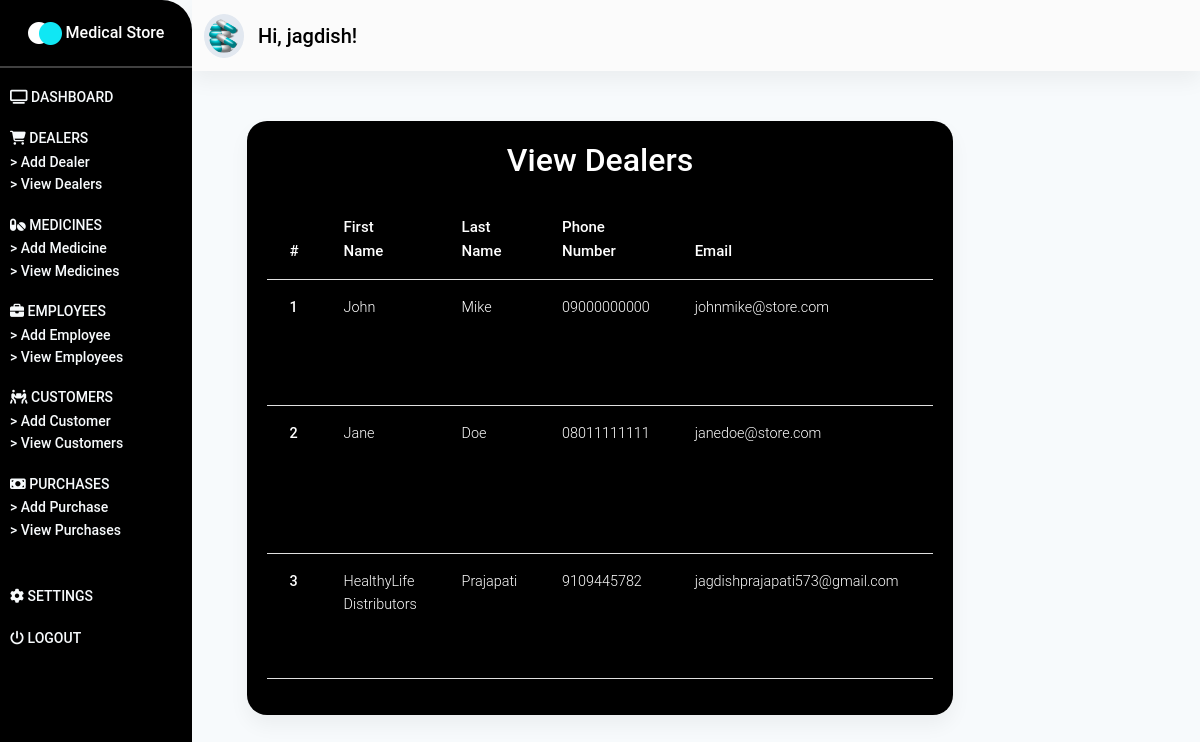
/dealers/ (signed in), run on an earlier commit of the app's database.
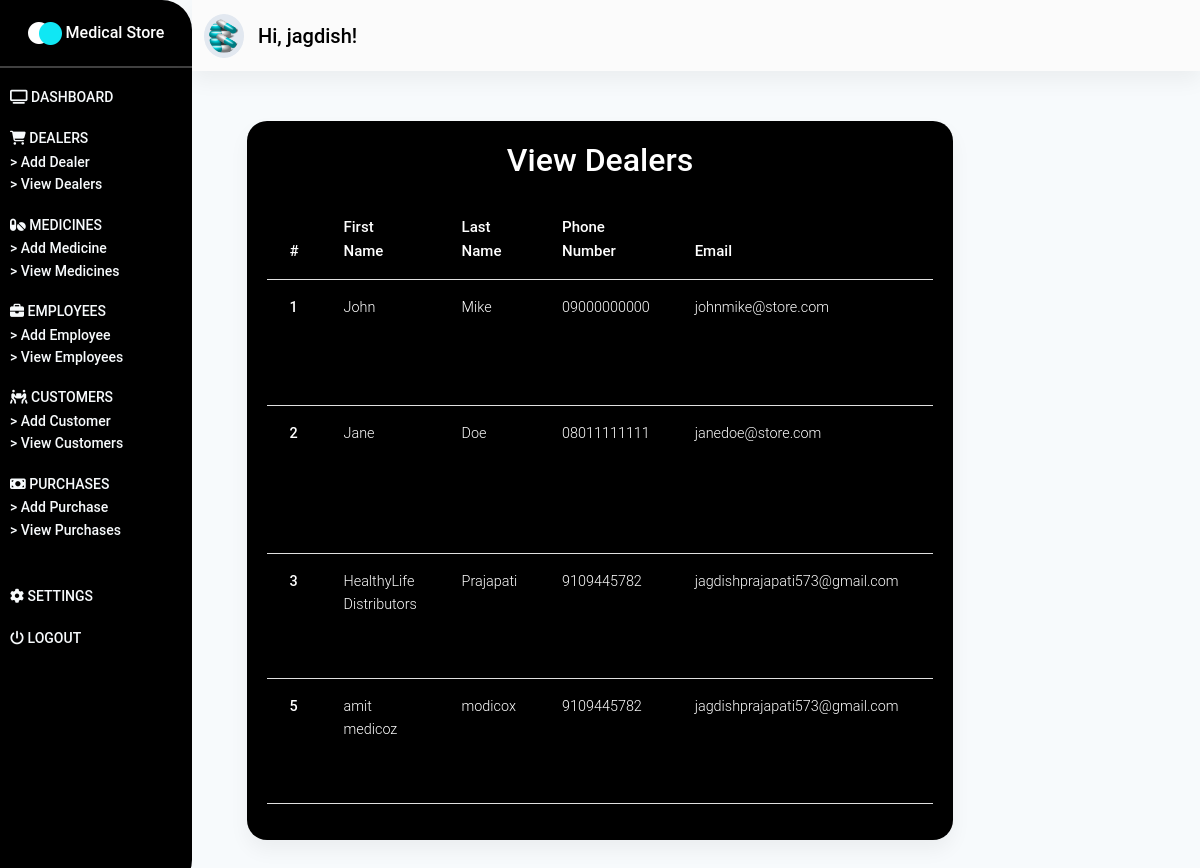
And on a later commit of the database.
### store/models.py (models this page shows, shortened)
class Dealer(models.Model):
    fname = models.CharField(max_length=100)
    lname = models.CharField(max_length=100)
    address = models.TextField()
    phone_number = models.CharField(max_length=15)
    email = models.CharField(max_length=50)
    def get_update_url(self):
        return reverse("store:update-dealer", kwargs={"pk": self.pk})
    def get_delete_url(self):
        return reverse("store:delete-dealer", kwargs={"pk": self.pk})

### store/views.py (the view)
# urls.py: path("dealers/", dealers_page, name="view-dealers"),
@login_required(login_url="/login/")
def dealers_page(request):
    dealers = Dealer.objects.all()
    context = {"dealers": dealers}
    return render(request, "store/view-dealers.html", context)

### store/templates/store/view-dealers.html (shortened to what this page needs)
{% extends 'store/base.html' %}
{% load static %}
{% block content %}
<section id="dashboard_section" class="dashboard_section">
    {% include "store/_dashboard-admin.html" %}
    <div class="container-fluid">
        <div class="add_dealer">
            <div class="dealers__card card">
                <p class="h2">
                    View Dealers
                </p>
                <div class="dealers__table table-responsive">
                    <table class="table">
                        <thead>
                            <tr>
                                <th scope="col">#</th>
                                <th scope="col">First Name</th>
                                <th scope="col">Last Name</th>
                                <th scope="col">Phone Number</th>
                                <th scope="col">Email</th>
                                <th scope="col">Address</th>
                            </tr>
                        </thead>
                        <tbody>
                            {% for dealer in dealers %}
                            <tr>
                                <th scope="row">{{ dealer.id }}</th>
                                <td>{{ dealer.fname }}</td>
                                <td>{{ dealer.lname }}</td>
                                <td>{{ dealer.phone_number }}</td>
                                <td>{{ dealer.email }}</td>
                                <td>{{ dealer.address }}</td>
                            </tr>
                            {% endfor %}
                        </tbody>
                    </table>
                </div>
            </div>
        </div>
    </div>
</section>
{% endblock content %}

### store/templates/store/base.html (shortened to what this page needs)
{% load static %}
<!DOCTYPE html>
<html lang="en">
<head>
    <link rel="stylesheet" href="{% static 'css/mdb.min.css' %}">
    <link rel="stylesheet" href="{% static 'css/animate.css' %}">
    <link rel="stylesheet" href="{% static 'css/styles.css' %}">
</head>
<body>
    {% block content %}{% endblock content %}
</body>
</html>

### store/templates/store/_dashboard-admin.html (shortened to what this page needs)
{% load static %}
<div class="dashboard_header" id="sidebarToggleButton">
    <div class="dasboard_sidebar">
        <nav class="sidenav_bar sidenav-d-none" id="sideNavBar">
            <div class="dashboard_logo">
                <div class="logo_flex">
                    <img src="{% static 'images/logo.png' %}" alt="" class="img-responsive">
                    <span class="text">
                        Medical Store
                    </span>
                </div>
            </div>
            <hr class="hr_sidenav">
            <div class="sidebar_main">
                <ul class="sidebar">
                    <li class="sidebar_item">
                        <a href="{% url 'store:dashboard-admin' %}" class="item_link">
                            <i class="fa fa-television" aria-hidden="true"></i>
                            <span class="item_text sidebar_active">
                                Dashboard
                            </span>
                        </a>
                    </li>
                    <li class="sidebar_item">
                        <a class="item_link" id="dealerID">
                            <i class="fa fa-shopping-cart" aria-hidden="true"></i>
                            <span class="item_text">
                                Dealers
                            </span>
                        </a>
                        <div class="dealer__items" id="dealerItems">
                            <a href="{% url "store:add-dealer" %}" class="dealer__item">
                                > Add Dealer
                            </a>
                            <a href="{% url "store:view-dealers" %}" class="dealer__item">
                                > View Dealers
                            </a>
                        </div>
                    </li>
                    <li class="sidebar_item">
                        <a class="item_link" id="medicineID">
                            <i class="fas fa-pills    "></i>
                            <span class="item_text">
                                Medicines
                            </span>
                        </a>
                        <div class="medicine__items" id="medicineItems">
                            <a href="{% url 'store:add-medicine' %}" class="dealer__item">
                                > Add Medicine
                            </a>
                            <a href="{% url 'store:view-medicines' %}" class="dealer__item">
                                > View Medicines
                            </a>
                        </div>
                    </li>
                    <li class="sidebar_item">
                        <a class="item_link" id="employeeID">
                            <i class="fa fa-briefcase" aria-hidden="true"></i>
                            <span class="item_text">
                                Employees
                            </span>
                        </a>
                        <div class="employee__items" id="employeeItems">
                            <a href="{% url 'store:add-employee' %}" class="dealer__item">
                                > Add Employee
                            </a>
                            <a href="{% url 'store:view-employees' %}" class="dealer__item">
                                > View Employees
                            </a>
                        </div>
                    </li>
                    <li class="sidebar_item">
                        <a class="item_link" id="customerID">
                            <i class="fas fa-people-carry    "></i>
                            <span class="item_text">
                                Customers
                            </span>
                        </a>
                        <div class="customer__items" id="customerItems">
                            <a href="{% url 'store:add-customer' %}" class="dealer__item">
                                > Add Customer
                            </a>
                            <a href="{% url 'store:view-customers' %}" class="dealer__item">
                                > View Customers
                            </a>
                        </div>
                    </li>
                    <li class="sidebar_item" id="purchaseID">
                        <a class="item_link">
                            <i class="fas fa-money-bill    "></i>
                            <span class="item_text">
                                Purchases
                            </span>
                        </a>
                        <div class="purchase__items" id="purchaseItems">
                            <a href="{% url 'store:add-purchase' %}" class="dealer__item">
                                > Add Purchase
                            </a>
                            <a href="{% url 'store:view-purchases' %}" class="dealer__item">
                                > View Purchases
                            </a>
                        </div>
                    </li>
                </ul>
            </div>
            <div class="sidebar_meta">
                <ul class="sidebar">
                    <li class="sidebar_item">
                        <a href="{% url 'store:settings' %}" class="item_link">
                            <i class="fa fa-gear" aria-hidden="true"></i>
                            <span class="item_text">
                                Settings
                            </span>
                        </a>
                    </li>
                    <li class="sidebar_item">
                        <a href="{% url 'store:confirm-logout' %}" class="item_link">
                            <i class="fa fa-power-off" aria-hidden="true"></i>
                            <span class="item_text">
                                Logout
                            </span>
                        </a>
                    </li>
                </ul>
            </div>
        </nav>
    </div>
    <div class="dashboard_navbar" id=mainNavBar>
        <nav class="navbar navbar-expand-sm navbar-light bg-light sticky-top">
            <div class="container-fluid">
                <a class="navbar-brand nav_image" href="#">
                    <img src="{% static 'images/medicine.png' %}" alt="" class="img-responsive">
                    <span class="nav_span" style="font-weight: 550;">
                        Hi, {{ request.user.username }}!
                    </span>
                </a>
            </div>
        </nav>
    </div>
</div>

### store/static/css/styles.css (style rules this page uses)
* { margin: 0%; padding: 0%; box-sizing: border-box; }
a.nav_image img { width: 40px; background-color: #e2e8f0; padding: 5px; color: #000 !important; border-radius: 50%; }
span.nav_span { font-weight: 550; color: #000; margin-left: 10px; }
span.sidebar_active { font-weight: 550; }
div.dashboard_navbar { margin-left: 12rem; }
nav.sidenav_bar { width: 12rem; height: 100%; padding-bottom: 50px; position: fixed; background: #000; border-radius: 0px 30px 30px 0px; }
div.dashboard_logo { margin-top: 20px; margin-bottom: 20px; text-align: center; }
div.dashboard_logo span.text { color: #fff !important; font-weight: 550; }
hr.hr_sidenav { background-color: #fff; height: 2px; }
ul.sidebar { list-style: none; padding: 0; margin: 0; display: flex; flex-direction: column; align-items: flex-start; margin-left: 10px; }
li.sidebar_item { margin-bottom: 1rem; }
li.sidebar_item a { color: #f7fafc; font-size: 14px; font-weight: 500; }
li.sidebar_item span.item_text { text-transform: uppercase; }
div.dealer__items, div.medicine__items, div.employee__items, div.customer__items, div.purchase__items { display: flex; flex-direction: column; }
a.dealer__item { color: #f7fafc; font-size: 14px; }
div.sidebar_meta { margin-top: 26px; }
section.dashboard_section { --bg-opacity: 1; background-color: #f7fafc; background-size: contain; }
div.add_dealer { margin-top: 50px; padding-bottom: 50px; }
div.dealers__card { padding: 20px; background-color: #000; width: 60%; margin: auto; border-radius: 20px; }
div.dealers__card p.h2 { text-align: center; color: #fff; margin-bottom: 20px; font-weight: 550; }
div.dealers__table table.table { width: 100% !important; color: #fff; }
div.dealers__table table.table thead { font-size: 15px; font-weight: 600 !important; }

What changed in the data, as far as the page shows it:
added Dealer: id "5", fname "amit medicoz", lname "modicox", phone_number "9109445782", email "jagdishprajapati573@gmail.com"
